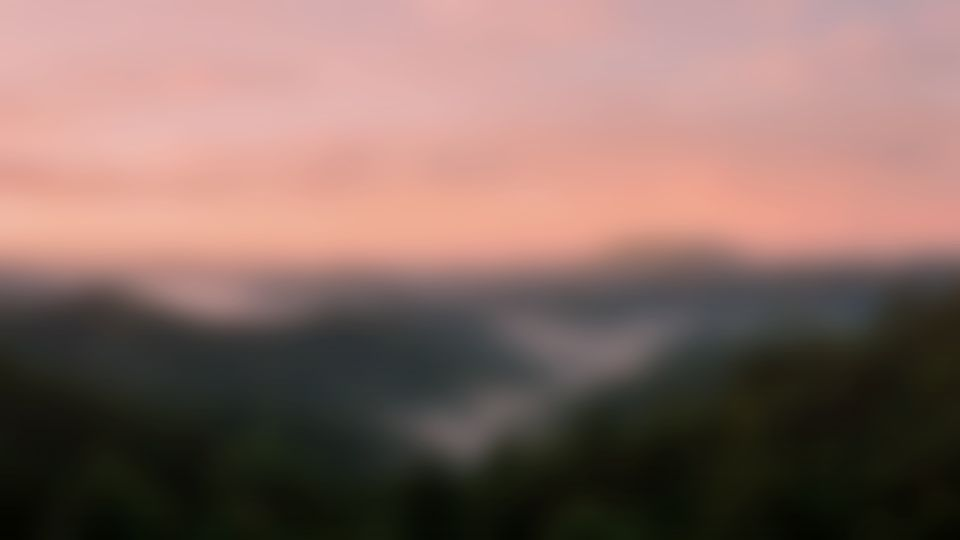
#> input picture tv-home/web/family/bg/hills-dawn.jpg, 960 x 540 px
$ python make-family-bg.py --from ../tv-home/web/family/bg/hills-dawn.jpg
#> lines starting #> are read from the running program, lines starting #| are printed output that depends on the picture
"""Make the family home's backgrounds: one picture, five times of day, already blurred.

    python3 scripts/make-family-bg.py            (the three built-in scenes)
    python3 scripts/make-family-bg.py --from my-photo.jpg --name mine

The TV never blurs anything itself (a full-screen CSS blur made a 2022 Samsung freeze, #53): each copy
is blurred and colour-graded here, saved small (960x540; a blur needs no more), and the home fades
between them as the sun moves (night, dawn, day, golden hour, dusk). Writes
tv-home/web/family/bg/<name>-<phase>.jpg. Needs Pillow (bridge/requirements.txt has it).
The built-in scenes are couch-tv's own (tv-home/web/backgrounds/CREDITS.md).
"""
import argparse
import os

from PIL import Image, ImageEnhance, ImageFilter

ROOT = os.path.dirname(os.path.dirname(os.path.abspath(__file__)))
BG = os.path.join(ROOT, "tv-home", "web", "backgrounds")
OUT = os.path.join(ROOT, "tv-home", "web", "family", "bg")
SCENES = {"mountain": "scene-night.jpg", "volcano": "scene-golden.jpg", "hills": "scene-dawn.jpg"}

# per time of day: brightness, colour (saturation), each channel's multiplier, and a sky tint from the top
PHASES = {
    "night": {"bright": 0.42, "sat": 0.55, "mul": (0.70, 0.82, 1.18), "tint": (20, 30, 70), "tint_a": 0.42},
    "dawn": {"bright": 0.86, "sat": 0.95, "mul": (1.10, 0.94, 0.96), "tint": (255, 170, 150), "tint_a": 0.26},
    "day": {"bright": 1.02, "sat": 1.05, "mul": (0.96, 1.00, 1.06), "tint": (150, 200, 255), "tint_a": 0.16},
    "golden": {"bright": 0.92, "sat": 1.15, "mul": (1.18, 0.98, 0.78), "tint": (255, 160, 70), "tint_a": 0.30},
    "dusk": {"bright": 0.64, "sat": 0.85, "mul": (0.98, 0.80, 1.08), "tint": (120, 60, 140), "tint_a": 0.36},
}


def grade(img, p):
    img = ImageEnhance.Brightness(img).enhance(p["bright"])
    img = ImageEnhance.Color(img).enhance(p["sat"])
    r, g, b = img.split()
    mr, mg, mb = p["mul"]
    img = Image.merge("RGB", (r.point(lambda v: min(255, int(v * mr))),
                              g.point(lambda v: min(255, int(v * mg))),
                              b.point(lambda v: min(255, int(v * mb)))))
    # a wash of the sky's colour, strongest at the top
    w, h = img.size
    tint = Image.new("RGB", (w, h), p["tint"])
    mask = Image.linear_gradient("L").resize((w, h)).point(lambda v: int((255 - v) * p["tint_a"]))
    return Image.composite(tint, img, mask)


def make(src, name):
#> called with src = '../tv-home/web/family/bg/hills-dawn.jpg', name = 'mine'
    os.makedirs(OUT, exist_ok=True)
    base = Image.open(src).convert("RGB").resize((960, 540), Image.LANCZOS)
#> base is the input picture: PIL image 960x540 RGB; mean R, G, B 133.6, 106.3, 99.1
    blurred = base.filter(ImageFilter.GaussianBlur(14))
    for phase, p in PHASES.items():
        out = os.path.join(OUT, f"{name}-{phase}.jpg")
        grade(blurred, p).save(out, "JPEG", quality=80, optimize=True, progressive=True)
        print(f"wrote {os.path.relpath(out, ROOT)} ({os.path.getsize(out) // 1024} KB)")
#> this loop made 5 passes
#> pass 1, in grade, `img = ImageEnhance.Brightness(img).enhance(p["bright"])`:
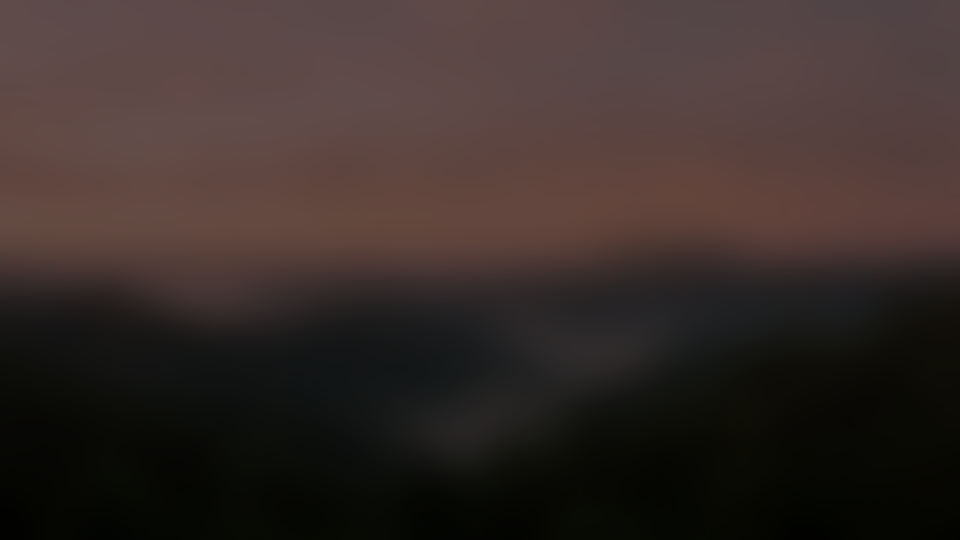
#> img: PIL image 960x540 RGB; mean R, G, B 55.6, 44.1, 41.1
#> pass 1, in grade, `r, g, b = img.split()`:
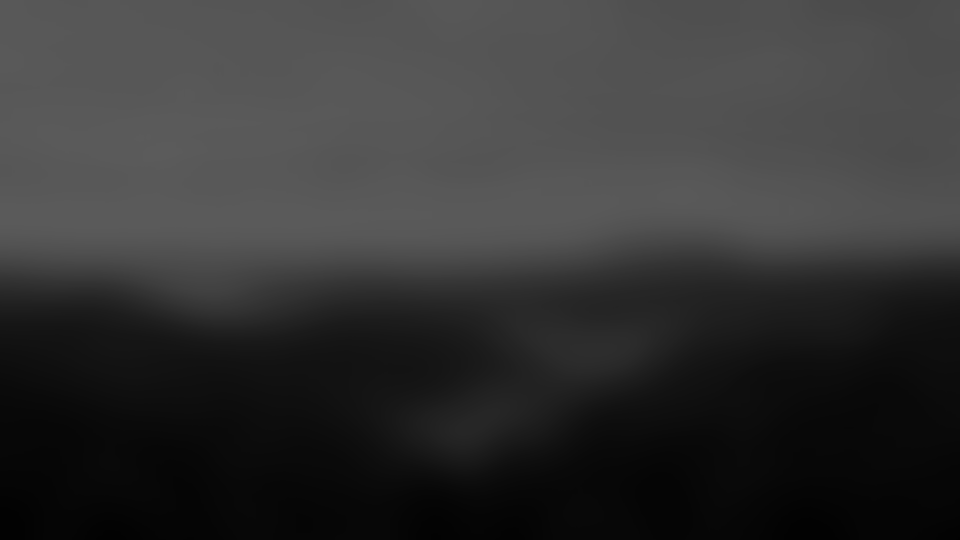
#> r: PIL image 960x540 L; min 2, max 91, mean 51.4


def main():
    ap = argparse.ArgumentParser(description=__doc__.split("\n")[0])
    ap.add_argument("--from", dest="src", help="your own photo (it stays on this computer)")
    ap.add_argument("--name", default="mine", help="the background's name in Home settings (with --from)")
    a = ap.parse_args()
    if a.src:
        make(a.src, a.name)
        return
    for name, file in SCENES.items():
        make(os.path.join(BG, file), name)


if __name__ == "__main__":
    main()
